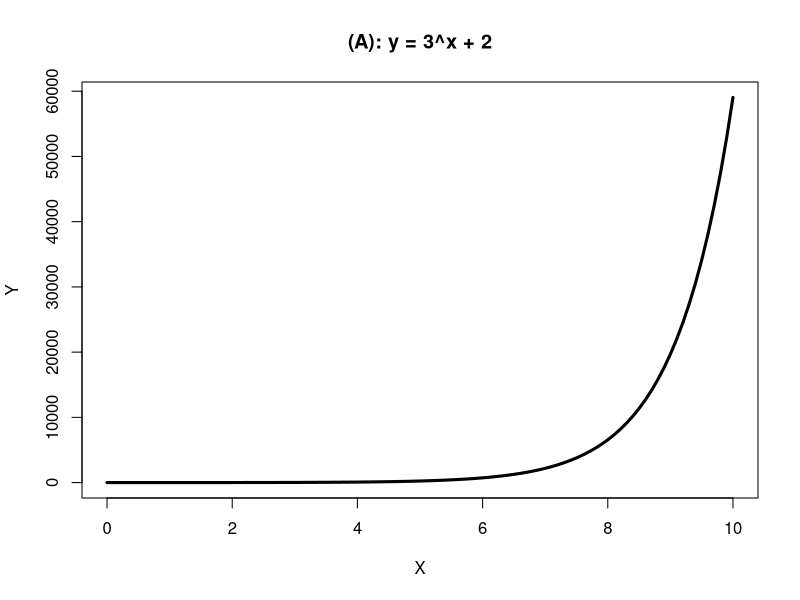
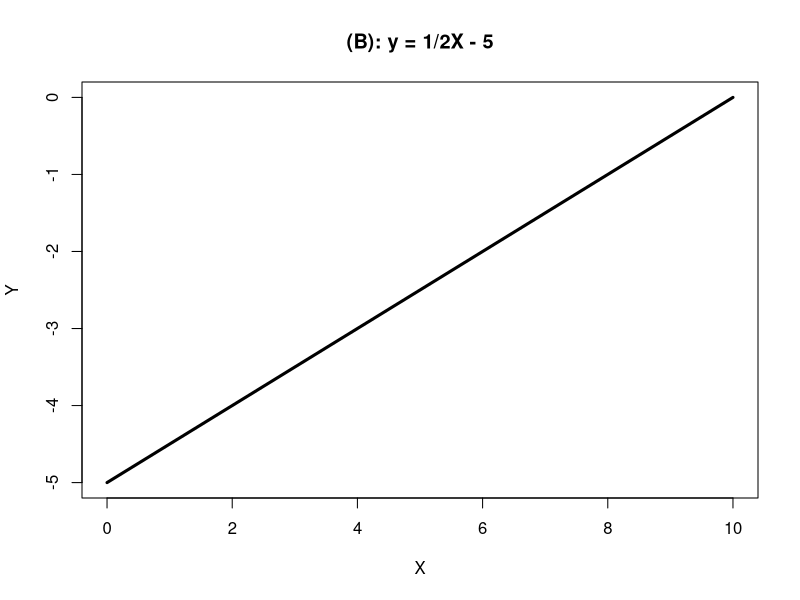
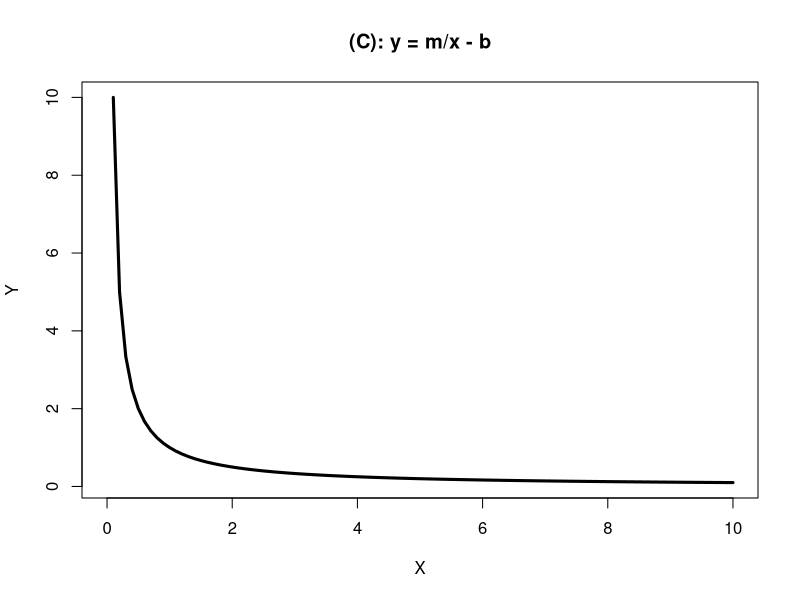
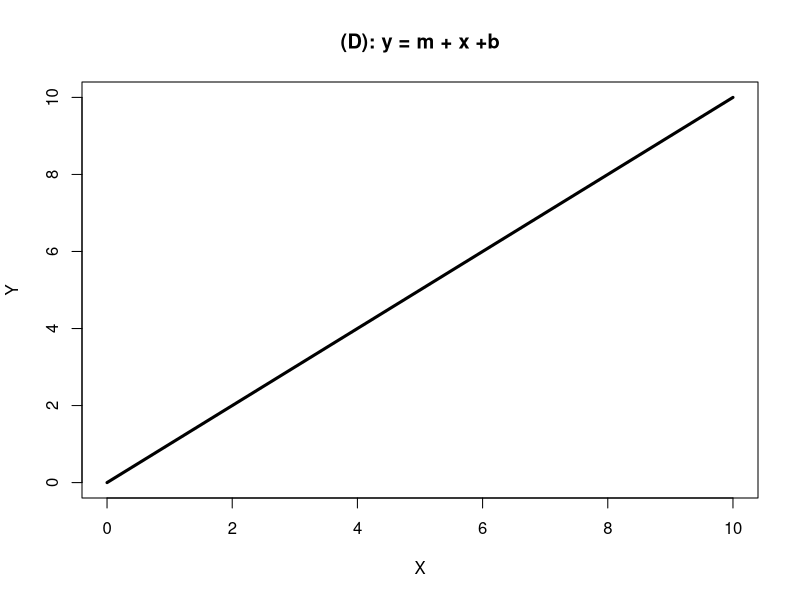
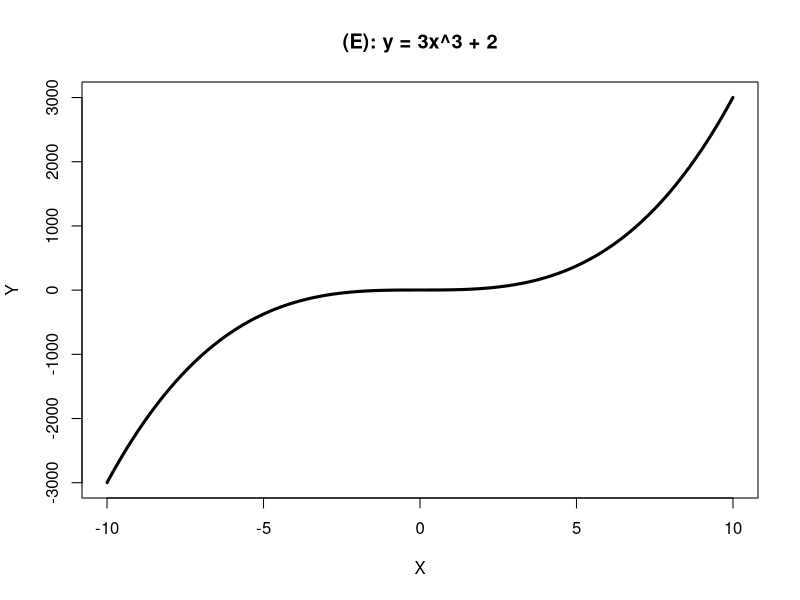
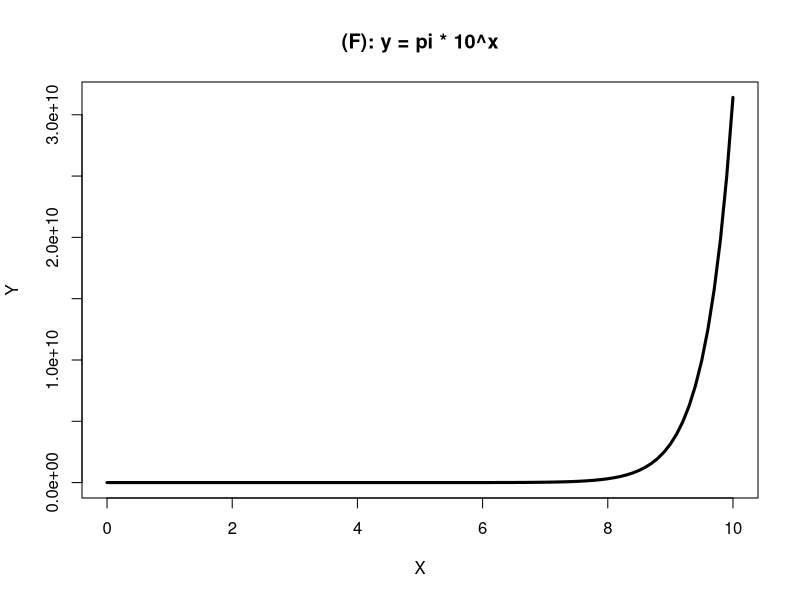
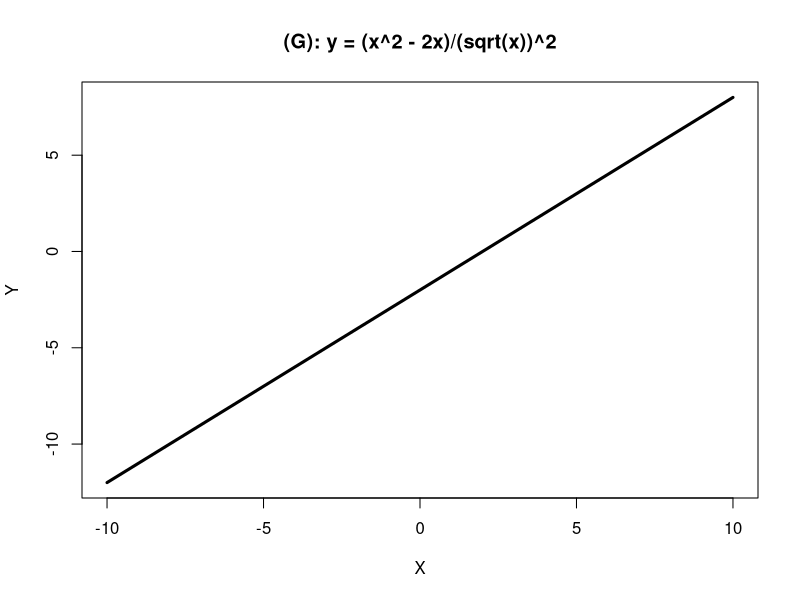
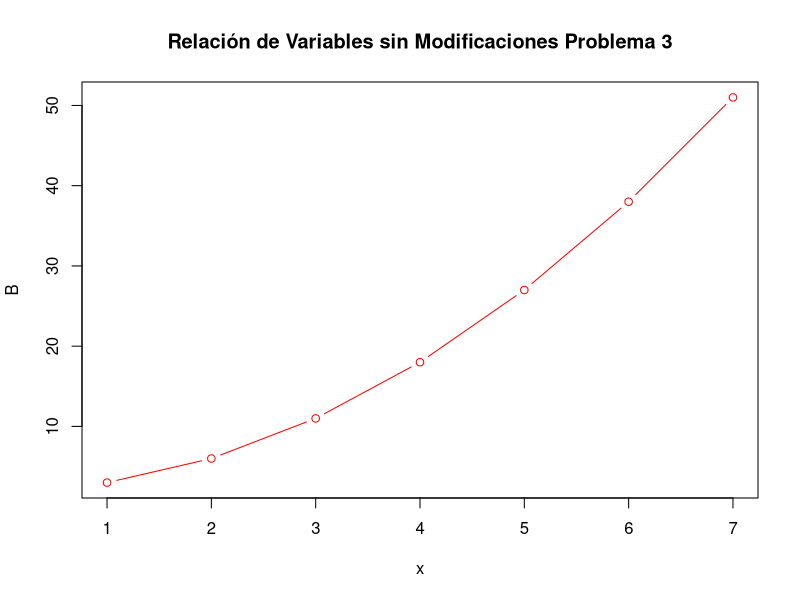

R code for these plots, in order:
## ---- chunk 1
knitr::opts_chunk$set(echo = TRUE)
## ---- chunk 2
# a
eq_a = function(x){3^x + 2}
curve(eq_a,
      from=0, to=10,
      lwd = 3,
      main = "(A): y = 3^x + 2",
      xlab="X",
      ylab="Y")
## ---- chunk 3
# b
eq_a = function(x){(x/2)-5}
curve(eq_a,
      from=0, to=10,
      lwd = 3,
      main = "(B): y = 1/2X - 5",
      xlab="X",
      ylab="Y")
## ---- chunk 4
# c
eq_a = function(x){1/x}
curve(eq_a,
      from=0, to=10,
      lwd = 3,
      main = "(C): y = m/x - b",
      xlab="X",
      ylab="Y")
## ---- chunk 5
# c
eq_a = function(x){x}
curve(eq_a,
      from=0, to=10,
      lwd = 3,
      main = "(D): y = m + x +b",
      xlab="X",
      ylab="Y")
## ---- chunk 6
# E
eq_a = function(x){(x^3 * 3) +2}
curve(eq_a,
      from=-10, to=10,
      lwd = 3,
      main = "(E): y = 3x^3 + 2",
      xlab="X",
      ylab="Y")
## ---- chunk 7
# F
eq_a = function(x){(10^x) * pi}
curve(eq_a,
      from=0, to=10,
      lwd = 3,
      main = "(F): y = pi * 10^x",
      xlab="X",
      ylab="Y")
## ---- chunk 8
# G
eq_a = function(x){x - 2}
curve(eq_a,
      from=-10, to=10,
      lwd = 3,
      main = "(G): y = (x^2 - 2x)/(sqrt(x))^2",
      xlab="X",
      ylab="Y")
## ---- chunk 9
###PENDIENTE AGREGAR LA TEORIA Y MATEMATICA DE LOS MINIMOS CUADRADOS

x_lm <- c(3,5)
y_lm <- c(4,7)

fit <- lm(x_lm ~ y_lm)

## ---- chunk 10
fit
## ---- chunk 11
B <- c(3,6,11,18,27,38,51)
x <- c(1,2,3,4,5,6,7)

plot(x, B,
     main = "Relación de Variables sin Modificaciones Problema 3",
     type = "b",
     col = "red")
## ---- chunk 12

tres <- data.frame(B,x) #Creating de data.frame

#plot(x,B, main = "Datos sin Manipulación")
#lines(x,B, type = "l")

##Raiz cuadrada

B_sqrt <- sqrt(B)

#plot(x, B_sqrt, main = "Transformación con Raíz Cuadrada")
#lines(x,B_sqrt, type = "l")

##Poder al cuadrado
Bpower2 <- B^2
#plot(x, Bpower2, main = "Transformación con Poder a la 2")
#lines(x,Bpower2, type = "l")

##Logaritmo
B_log <- log(B)
#plot(x, Bpower2, main = "Transformación por Logaritmos Naturales")
#lines(x,Bpower2, type = "l")

##Añadiendo todos los valores a una sola tabla `tree`
tres <- data.frame(x, B, B_log, B_sqrt, Bpower2)

##Una gráfica inicial
plot(tres, col = "red")

## ---- chunk 13
plot(x, B_sqrt,
     type = "b",
     lwd = 3,
     col = "red",
     main = "Relación de Variables con Transformación por Raíz Cuadrada de B",
     xlab = "Valores X",
     ylab = "B^2")
## ---- chunk 14
C <- c(5,11,21,35,53,75,101)
x <- c(1,2,3,4,5,6,7)

cuatro <- data.frame(C,x)

plot(x, C,
     main = "Relación de Variables sin Modificaciones Problema 4",
     type = "b",
     col = "blue")
## ---- chunk 15

##Raíz Cuadrada
C_sqrt <- sqrt(C)

#plot(x, B_sqrt, main = "Transformación con Raíz Cuadrada")
#lines(x,B_sqrt, type = "l")

##Potencia al cuadrado
Cpotencia2 <- C^2
#plot(x, Bpower2, main = "Transformación con Poder a la 2")
#lines(x,Bpower2, type = "l")

##Logaritmo
C_log <- log(C)
#plot(x, Bpower2, main = "Transformación por Logaritmos Naturales")
#lines(x,Bpower2, type = "l")

##Añadiendo todos los valores a una sola tabla
cuatro <- data.frame(x, C, C_log, C_sqrt, Cpotencia2)

##Una gráfica inicial
plot(cuatro,
     col = "chartreuse4")
## ---- chunk 16
plot(x, C_sqrt,
     type = "b",
     lwd = 3,
     col = "green",
     main = "Relación de Variables con Transformación por Raíz Cuadrada de C",
     xlab = "Valores X",
     ylab = "Sqrt C")
## ---- chunk 17
D <- c(1024, 512, 256, 128, 64, 32)
x <- c(1,2,3,4,5,6)

cinco <- data.frame(D,x)

plot(x, D,
     type = "b",
     lwd = 3,
     col = "chocolate2",
     main = "Relación de Variables sin Modificaciones Problema 5")
## ---- chunk 18
##Raíz Cuadrada
D_sqrt <- sqrt(D)

#plot(x, B_sqrt, main = "Transformación con Raíz Cuadrada")
#lines(x,B_sqrt, type = "l")

##Potencia al cuadrado
Dpotencia2 <- D^2
#plot(x, Bpower2, main = "Transformación con Poder a la 2")
#lines(x,Bpower2, type = "l")

##Logaritmo
D_log <- log(D)
#plot(x, Bpower2, main = "Transformación por Logaritmos Naturales")
#lines(x,Bpower2, type = "l")

##Añadiendo todos los valores a una sola tabla
cinco <- data.frame(x, D, D_log, D_sqrt, Dpotencia2)

##Una gráfica inicial
plot(cinco,
     col = "chocolate2")
## ---- chunk 19
plot(x, D_log,
     type = "b",
     lwd = 3,
     col = "chocolate2",
     main = "Relación de Variables con Transformación por Logaritmo Natural de D",
     xlab = "Valores X",
     ylab = "Log C")
## ---- chunk 20
E <- c(120,60,40,30,24)
x <- c(1,2,3,4,5)

cuatro <- data.frame(E,x)

plot(x, E,
     main = "Relación de Variables sin Modificaciones Problema 5",
     lwd = 3,
     type = "b",
     col = "blueviolet")
## ---- chunk 21

##Raíz Cuadrada
E_sqrt <- sqrt(E)

#plot(x, B_sqrt, main = "Transformación con Raíz Cuadrada")
#lines(x,B_sqrt, type = "l")

##Potencia al cuadrado
Epotencia2 <- E^2
#plot(x, Bpower2, main = "Transformación con Poder a la 2")
#lines(x,Bpower2, type = "l")

##Logaritmo
E_log <- log(E)
#plot(x, Bpower2, main = "Transformación por Logaritmos Naturales")
#lines(x,Bpower2, type = "l")

##1/x

unoEntreE <- 1/E

##Añadiendo todos los valores a una sola tabla
seis <- data.frame(x, E, E_log, E_sqrt, Epotencia2, unoEntreE)

##Una gráfica inicial
plot(seis,
     col = "blueviolet")
## ---- chunk 22
plot(x, unoEntreE,
     type = "b",
     lwd = 3,
     col = "blueviolet",
     main = "Relación de Variables con Transformación por 1/E",
     xlab = "Valores X",
     ylab = "1/E")
## ---- chunk 23
#F <- c(0.283,0.785,1.54,2.54)
#x_1 <- c(0.3,0.5,0.7,0.9)
#xsqr <- x_1^2

#cuatro <- data.frame(E,x)

#plot(x, E,
 #    main = "Relación de Variables sin Modificaciones Problema 5",
  #   lwd = 3,
   #  type = "b",
    # col = "blueviolet")
## ---- chunk 24
eq = function(x){x^2*(pi*4)}
test8 <- curve(eq,
      from=-20, to=20,
      lwd = 3,
      main = "Curva de la Ecuación y = 4pi*X^2",
      xlab="X",
      ylab="Y")


## ---- chunk 25
plot(test8$x, sqrt(test8$y),
     type = "l",
     lwd = 3,
     main = "Transformación por Raíz^2",
     xlab = "X",
     ylab = "Y")

## ---- chunk 26
eq = function(x){((x^3)*5)-10}
test9 <- curve(eq,
      from=-20, to=20,
      lwd = 3,
      main = "Curva de la Ecuación y = 5x^3-10",
      xlab="X",
      ylab="Y")
## ---- chunk 27
plot(test9$x, (test9$y)^(1/3),
     type = "l",
     lwd = 3,
     main = "Transformación por Raíz^3",
     xlab = "X",
     ylab = "Y")
## ---- chunk 28
eq = function(x){3/(x^(1/2))}
test10 <- curve(eq,
      from=0, to=20,
      lwd = 3,
      main = "Curva de la Ecuación y = 3/(x^1/2)",
      xlab="X",
      ylab="Y")

## ---- chunk 29
plot(test10$x, 1/(test10$y)^2,
     type = "l",
     lwd = 3,
     main = "Transformación por 1/x^2",
     xlab = "X",
     ylab = "Y")
## ---- chunk 30
eq = function(x){10^x * 5}
test11 <- curve(eq,
      from=0, to=10,
      lwd = 3,
      main = "Curva de la Ecuación y = 5(10^x)",
      xlab="X",
      ylab="Y")
## ---- chunk 31
plot(test11$x, log(test11$y),
     type = "l",
     lwd = 3,
     main = "Transformación por Log",
     xlab = "X",
     ylab = "Y")
